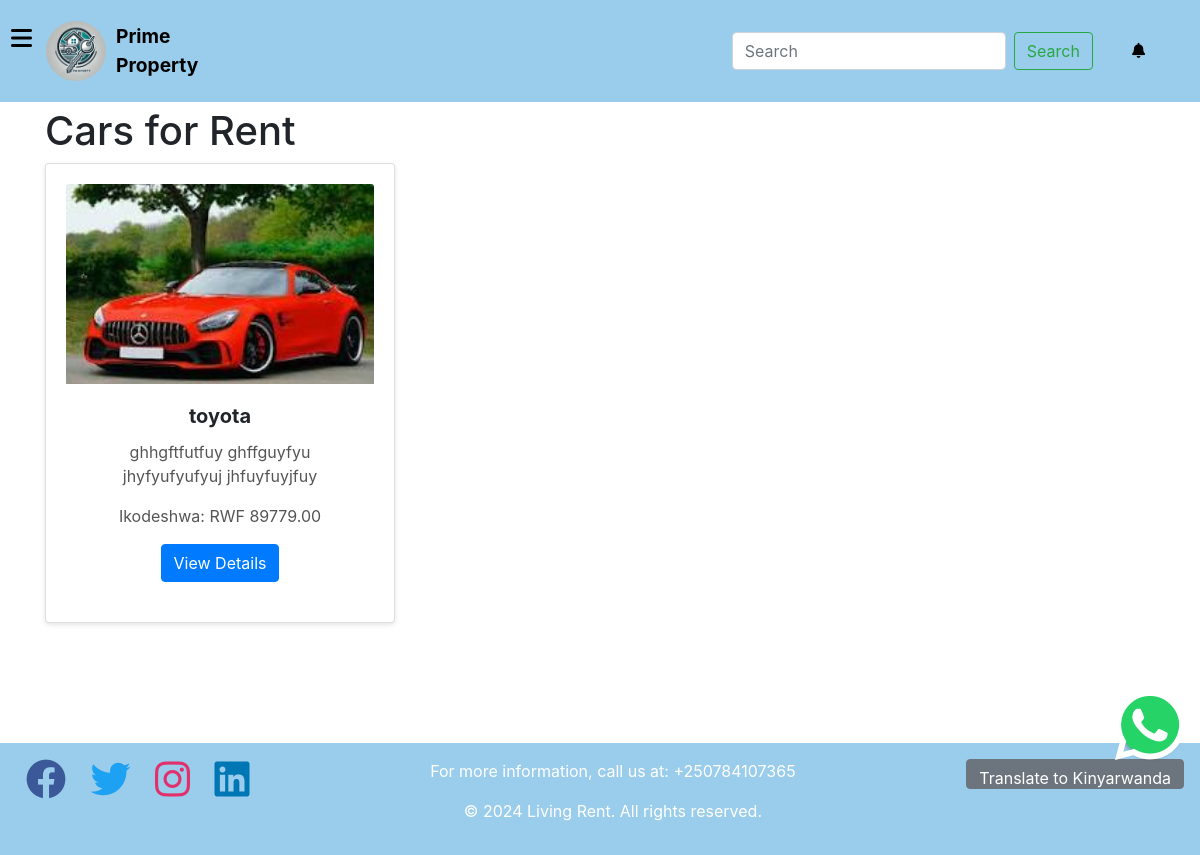
/cars_for_rent/, run on the app's committed database.
### house_renting/models.py (models this page shows, shortened)
class Car(models.Model):
    landlord = models.ForeignKey(Landlord, on_delete=models.CASCADE)
    CarModel = models.CharField(max_length=255)
    car_name = models.CharField(max_length=50)
    available = models.BooleanField(default=True)
    rent = models.DecimalField(max_digits=14, decimal_places=2, default=0)
    sale_price = models.DecimalField(max_digits=14, decimal_places=2, default=0)
    date_added = models.DateField(auto_now_add=True)
    description = models.TextField(blank=True, null=True)
    main_image = models.ImageField(upload_to='cars/main/')
    video = models.FileField(upload_to='cars/videos/', blank=True, null=True)

### house_renting/views.py (the view)
# urls.py: path('cars_for_rent/', views.cars_for_rent, name='cars_for_rent'),
def cars_for_rent(request):
    cars = Car.objects.filter(rent__gt=0)
    return render(request, 'house_renting/cars_for_rent.html', {
        'cars': cars
    })

### house_renting/context_processors.py (called while the page is built)
def unread_notifications_count(request):
    if request.user.is_authenticated and request.user.is_staff:
        return {
            'unread_notifications_count': Notification.objects.filter(is_read=False).count()
        }
    return {}

### house_renting/templates/house_renting/cars_for_rent.html (shortened to what this page needs)
{% extends 'house_renting/base.html' %}
{% block content %}
<div class="container">
    <h1>Cars for Rent</h1>
    <div class="row">
        {% for car in cars %}
            <div class="col-md-4">
                <div class="card">
                    <img src="{{ car.main_image.url }}" class="card-img-top" alt="{{ car.car_name }}">
                    <div class="card-body">
                        <h5 class="card-title">{{ car.car_name }}</h5>
                        <p class="card-text">{{ car.description }}</p>
                        <p class="card-text">Ikodeshwa: RWF {{ car.rent }}</p>
                        <a href="{% url 'car_detail' car.pk %}" class="btn btn-primary">View Details</a>
                    </div>
                </div>
            </div>
        {% endfor %}
    </div>
</div>
{% endblock %}

### static/css/style.css (style rules this page uses)
body { font-family: Arial, sans-serif; background-color: #ffffff; }
.container { margin-bottom: 100px; }
.card { background: white; border-radius: 8px; padding: 20px; margin-bottom: 20px; box-shadow: 0 2px 5px rgba(0, 0, 0, 0.1); text-align: center; }
.card img { height: 200px; object-fit: cover; }
.card-title { font-size: 1.25rem; font-weight: bold; }
.card-text { font-size: 1rem; color: #555; }
.btn-primary { background-color: #007bff; border-color: #007bff; }

### data on the page
Car: main_image (picture), car_name "toyota", description "ghhgftfutfuy ghffguyfyu jhyfyufyufyuj jhfuyfuyjfuy", rent "89779.00"
